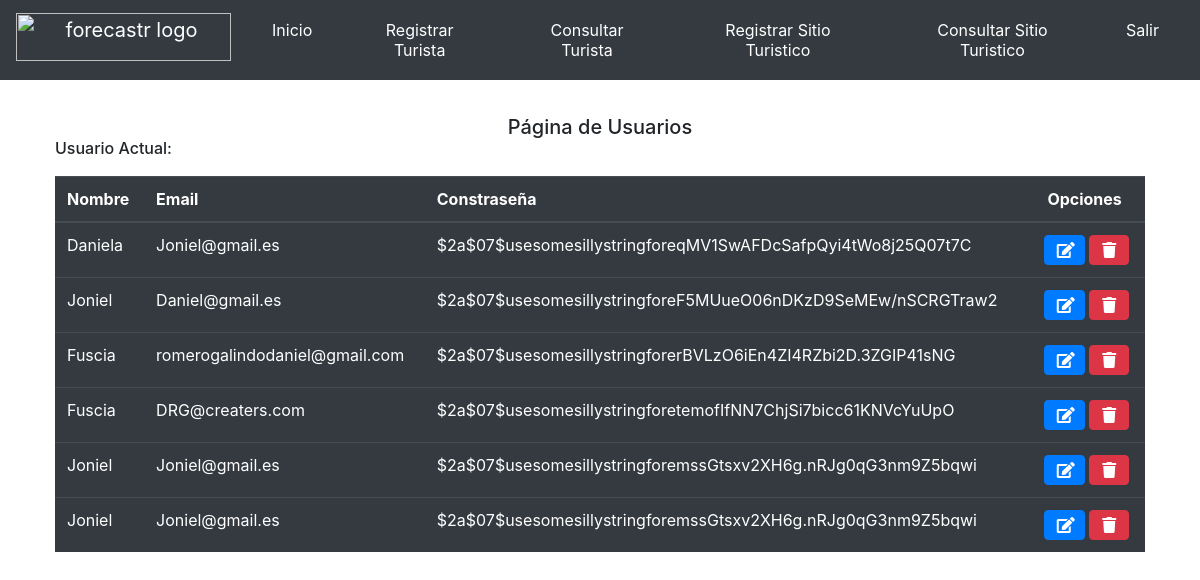
The page /usuarios (signed in) on the database its author committed.
### tables this page shows
CREATE TABLE `usuarios` (
  `idUsuario` int(11) NOT NULL,
  `usuNombre` varchar(40) NOT NULL,
  `usuEmail` varchar(50) NOT NULL,
  `usuPassword` varchar(90) NOT NULL,
  `intentos` int(1) NOT NULL,
  `rol` int(1) NOT NULL
);

### controllers/paginacontrolador.php (called while the page is built, shortened)
<?php
class PaginaControlador {
	public function template() {
		include "views/template.php";
	}
	public function enlacesPaginasControlador(){
		if (isset($_GET['action'])) {
			$enlace = $_GET['action'];
		}
		else{
			$enlace = 'ingresar';
		}
		$respuesta = new PaginaModelo();
		$pagina = $respuesta->enlacesPaginasModelo($enlace);
		include("$pagina");
	}
}
?>

### index.php (called while the page is built, shortened)
<?php
	require_once('controllers/paginacontrolador.php');
	require_once('controllers/usuariocontrolador.php');
	require_once('models/usuariosmodelo.php');
	$controlador = new PaginaControlador();
	$controlador->template();
?>

### models/conexion.php (called while the page is built)
<?php
class Conexion {
	public function conectar() {
		$pdo = new PDO("mysql:host=localhost;dbname=tocaimapp","root", "");
		return $pdo;
		}
	}
?>

### models/usuariosmodelo.php (called while the page is built, shortened)
<?php
require_once('conexion.php');
class UsuariosModelo extends Conexion {
	public function consultarUsuariosModelo($tabla){
		$stmt = Conexion::conectar()->prepare("SELECT * FROM $tabla");
		$stmt->bindParam(':id', $id, PDO::PARAM_INT);
		try{
			if($stmt->execute()){
				return $stmt->fetchAll();
			}
			else{
				return[];
			}
		}catch (PDOException $e) {
			print_r($e->getMessage());
		}
	}
	}
?>

### controllers/usuariocontrolador.php (the view, shortened to what this page needs)
<?php
class UsuarioControlador {
		public function consultarUsuariosControlador(){
			$obj = new UsuariosModelo();
			$respuesta = $obj->consultarUsuariosModelo('usuarios');
			foreach ($respuesta as $row => $valor){
				print "<tr>
				<td>{$valor['usuNombre']}</td>
				<td>{$valor['usuEmail']}</td>
				<td>{$valor['usuPassword']}</td>
				<td align='center'>
					<a href='index.php?action=editarusuario&idusuario={$valor['idUsuario']}'>
					<button class='btn btn-primary' style='width: 41px;'><span class='fas fa-edit'></span></button></a>
					<a href='index.php?action=usuarios&del={$valor['idUsuario']}'>
					<button class='btn btn-danger'><span class='fas fa-trash'></button></a>
				</td>
				</tr>";
			}
		}
}
?>

### views/template.php (shortened to what this page needs)
<!DOCTYPE html>
<html>
<head>
	<link rel="stylesheet" type="text/css" href="views/css/main.css">
	<link rel="stylesheet" type="text/css" href="views/css/hover.css">
	<link rel="stylesheet" type="text/css" href="views/css/fontawesome/css/all.css">
	<link rel="stylesheet" type="text/css" href="views/css/bootstrap.min.css">
</head>
<body>
	<nav>
		<?php
		include("views/modules/navegacion.php");
		?>
	</nav>
	<section>
		<?php
		$controlador = new PaginaControlador();
		$controlador->enlacesPaginasControlador();
		?>
	</section>
</body>
</html>

### views/modules/navegacion.php
<nav class="navbar navbar-expand-lg navbar-dark bg-dark">
    <ul class="navbar-nav">
        <a class="navbar-brand" href="#">
            <img class="logo horizontal-logo" src="public/imgs/logo2dark.png" width="215" height="48" alt="forecastr logo">
        </a>
            <li><a href="inicio">Inicio</a></li>
            <li><a href="registrar">Registrar Turista</a></li>
            <li><a href="usuarios">Consultar Turista</a></li>
            <li><a href="frmSitioTuristico">Registrar Sitio Turistico</a></li>
            <li><a href="frmSitioTuristicocons">Consultar Sitio Turistico</a></li>
            <li><a href="salir">Salir</a></li>
        </ul>
    </nav>

### views/modules/usuarios.php (shortened to what this page needs)
<?php
$control = new UsuarioControlador();
?>
<h5 class="recort">Página de Usuarios</h5>
<table style="width: 1090px;">
	<th><h6 style="text-align: left; padding-top: 0;">Usuario Actual: &nbsp;<b><?php print strtolower($_SESSION['usuario']); ?></h6></th>
	</table>
	<table class="table table-hover table-dark"  style="width: 1090px;">
		<thead>
			<th>Nombre</th>
			<th>Email</th>
			<th>Constraseña</th>
			<th colspan="2">&nbsp;&nbsp;Opciones&nbsp;&nbsp;</th>
		</thead>
		<tbody>
			<?php
			$control->consultarUsuariosControlador();
			?>
		</tbody>
	</table>

### views/css/main.css (style rules this page uses)
table thead th { padding-bottom: 6px; padding-top: 6px; }
nav { position: relative; margin: auto; width: 100%; height: auto; background-color: #002E7F; }
nav ul { position: relative; margin: auto; text-align: center; }
nav ul li { display: inline-block; line-height: 20px; list-style: none; padding: 12px 25px; }
nav ul li a { color: #fff; text-decoration: none; }
section { position: relative; padding: 20px; }
section h1, h2, h3, h4, h5, h6 { position: relative; margin: auto; padding: 20px 0px 10px 0px; text-align: center; }
table { position: relative; margin: auto; width: auto; left: 0px; }
.recort { padding-top: 15px; padding-bottom: 0px; margin-bottom: 0px; }

### views/css/hover.css (style rules this page uses)
* { margin: 0; padding: 0; -webkit-box-sizing: border-box; box-sizing: border-box; }

### views/template.php (style rules this page uses)
body { background-image: url(public/imgs/background.jpg); background-position: center center; background-repeat: no-repeat; background-attachment: fixed; background-size: cover; }

### rows shown on the page
usuarios: usuNombre "Daniela", usuEmail "Joniel@gmail.es", usuPassword "$2a$07$usesomesillystringforeqMV1SwAFDcSafpQyi4tWo8j25Q07t7C"
usuarios: usuNombre "Joniel", usuEmail "Daniel@gmail.es", usuPassword "$2a$07$usesomesillystringforeF5MUueO06nDKzD9SeMEw/nSCRGTraw2"
usuarios: usuNombre "Fuscia", usuEmail "romerogalindodaniel@gmail.com", usuPassword "$2a$07$usesomesillystringforerBVLzO6iEn4ZI4RZbi2D.3ZGIP41sNG"
usuarios: usuNombre "Fuscia", usuEmail "DRG@creaters.com", usuPassword "$2a$07$usesomesillystringforetemofIfNN7ChjSi7bicc61KNVcYuUpO"
usuarios: usuNombre "Joniel", usuEmail "Joniel@gmail.es", usuPassword "$2a$07$usesomesillystringforemssGtsxv2XH6g.nRJg0qG3nm9Z5bqwi"
usuarios: usuNombre "Joniel", usuEmail "Joniel@gmail.es", usuPassword "$2a$07$usesomesillystringforemssGtsxv2XH6g.nRJg0qG3nm9Z5bqwi"
